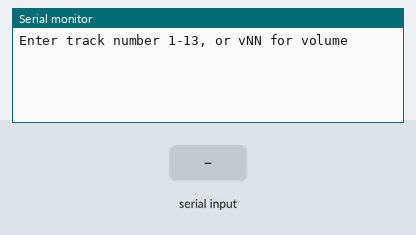
A sketch run on a simulated ESP32. On the bench: the last lines printed to the serial monitor. Inputs (shaded band) come from the test bench. The audio player accepts every command and is not drawn.

Above: at 2.7 s.
2.8 s: "v20\n" received over Serial
At 3.2 s:
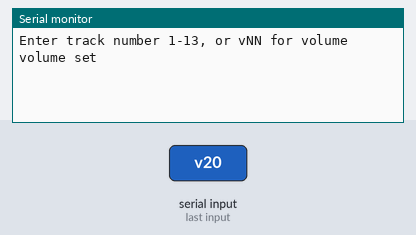
4.3 s: "90,45,200\n" received over Serial
At 5.1 s:
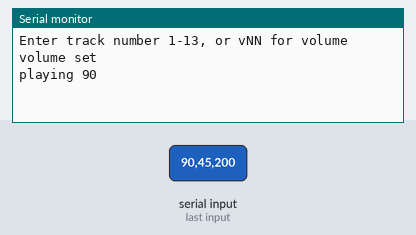

The sketch:

03_audio_test.ino
```cpp
// 03 — DFPlayer Mini + single wired earbud test
// Wiring: VCC->5V, GND->GND, RX<-1k<-GPIO47, DAC_R->earbud tip, GND->earbud sleeve
// SD card (on the DFPlayer, FAT32): /mp3/0001.mp3 ... /mp3/0013.mp3 (see docs/audio-tracks.md)
// Type a track number (1-13) in Serial Monitor and press Enter. "v20" sets volume 20.
#include <DFRobotDFPlayerMini.h>
HardwareSerial DFSerial(1);
DFRobotDFPlayerMini dfp;

void setup() {
  Serial.begin(115200); delay(500);
  DFSerial.begin(9600, SERIAL_8N1, -1, 47);
  delay(500);
  if (!dfp.begin(DFSerial, false, true)) Serial.println("DFPlayer begin() returned false — check wiring/SD");
  dfp.volume(22);
  Serial.println("Enter track number 1-13, or vNN for volume");
}

void loop() {
  if (!Serial.available()) return;
  String s = Serial.readStringUntil('\n'); s.trim();
  if (s.startsWith("v")) { dfp.volume(s.substring(1).toInt()); Serial.println("volume set"); }
  else if (s.toInt() > 0) { dfp.playMp3Folder(s.toInt()); Serial.printf("playing %d\n", (int)s.toInt()); }
}
```

Measured:
- after the input at 2.8 s, the serial monitor: prints a new line at once (image 1)
- after the input at 4.3 s, the serial monitor: prints a new line at once (image 2)
